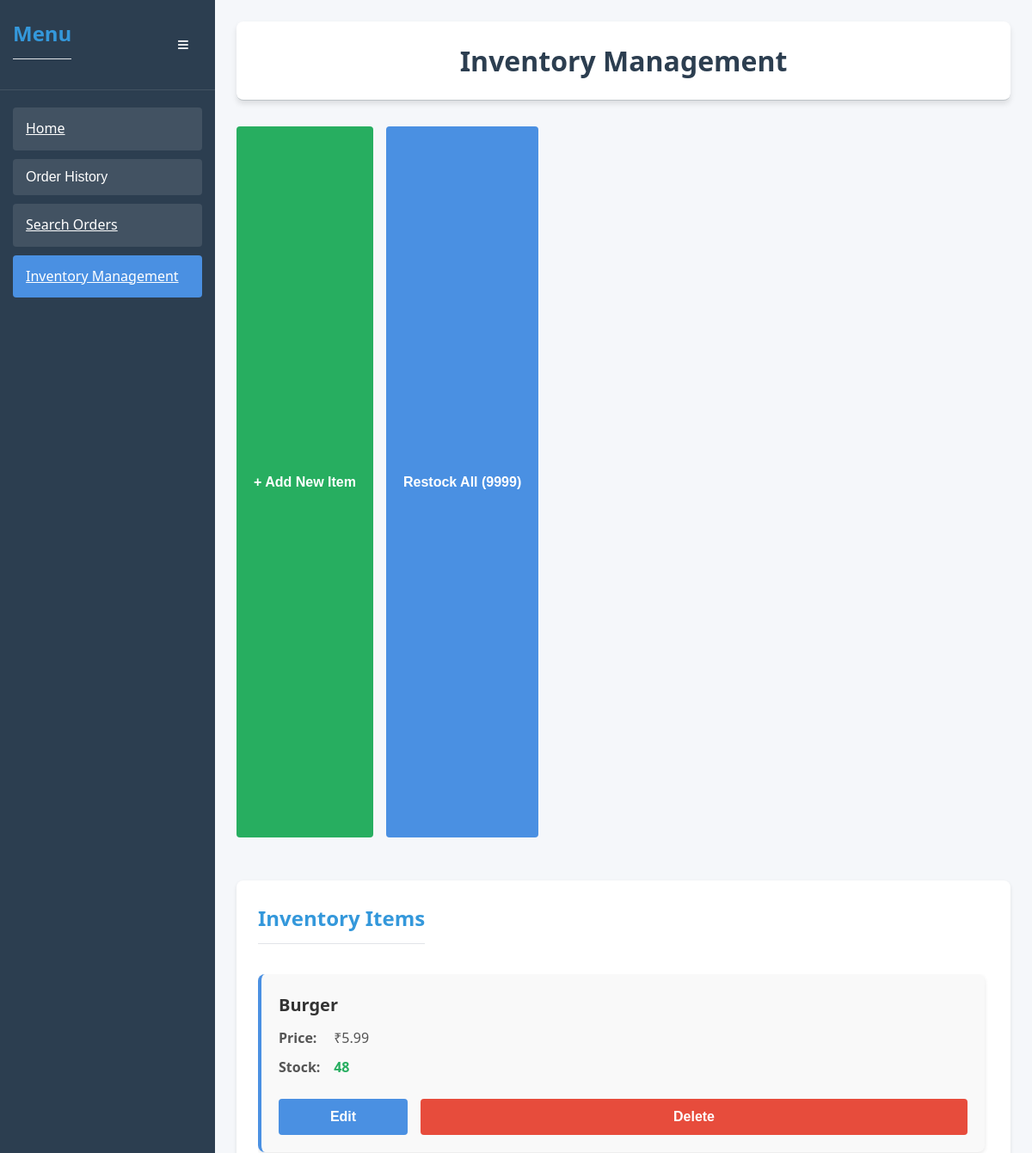
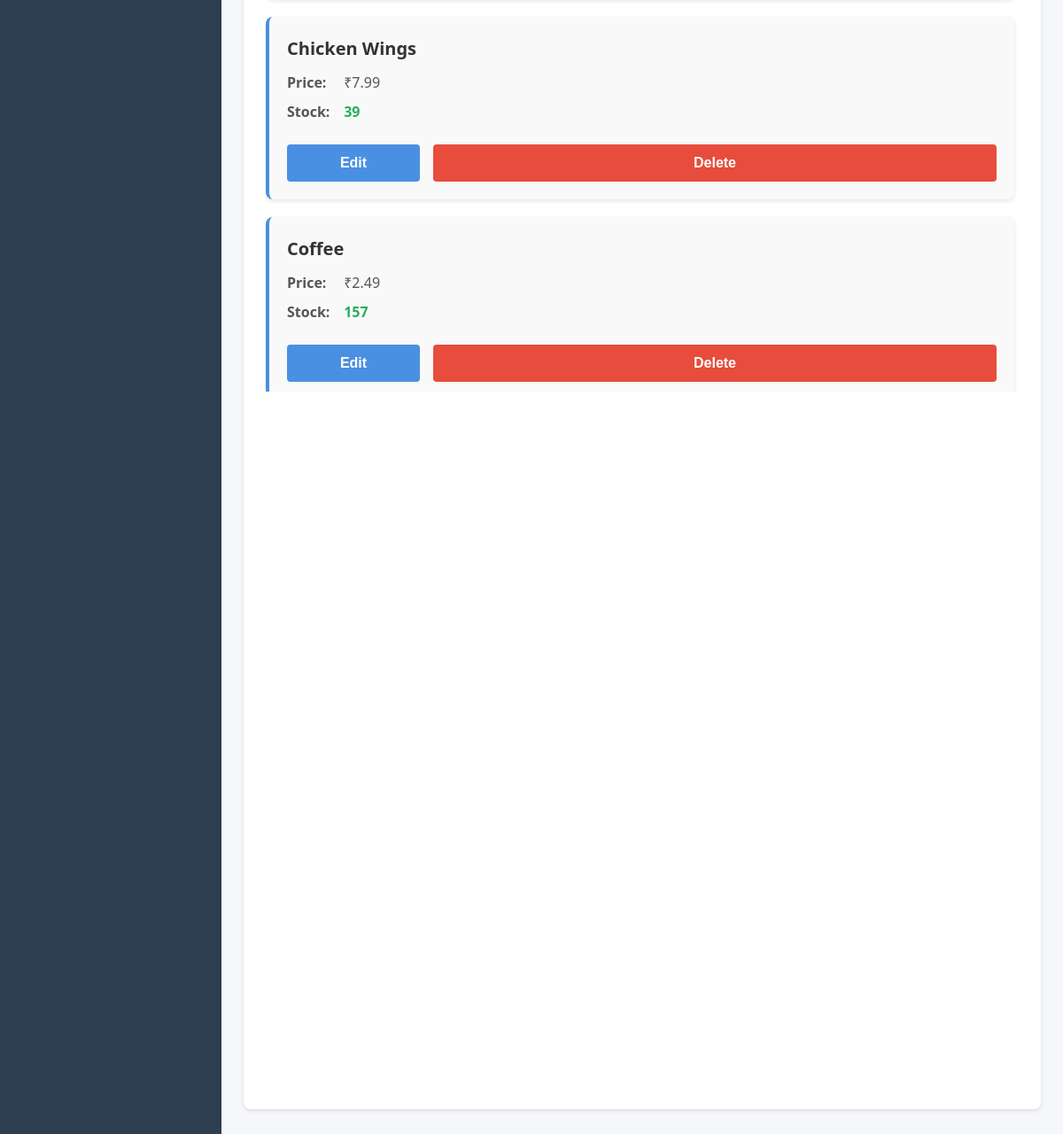
Page /inventory on the committed database (2 pictures, top to bottom).
### models.py (models this page shows, shortened)
class Item(Base):
    __tablename__ = "items"
    id = Column(Integer, primary_key=True, autoincrement=True)
    item_name = Column(String(100), nullable=False, unique=True, index=True)
    price_per_quantity = Column(Float, CheckConstraint('price_per_quantity > 0'), nullable=False)
    remaining_quantity = Column(Integer, CheckConstraint('remaining_quantity IS NULL OR remaining_quantity >= 0'), nullable=True)
    order_items = relationship("OrderItem", back_populates="item", cascade="all, delete-orphan")

### main.py (the view)
@app.get("/inventory", response_class=HTMLResponse)
async def inventory_page(request: Request, db_session: Session = Depends(db.get_db)):
    items = db.get_all_items(db_session)
    order_history = db.get_order_history(db_session)
    return templates.TemplateResponse(
        "inventory.html",
        {
            "request": request,
            "items": items,
            "order_history": order_history
        }
    )

### templates/inventory.html (shortened to what this page needs)
<!DOCTYPE html>
<html lang="en">
<head>
    <link rel="stylesheet" href="/static/css/styles.css">
    <link rel="stylesheet" href="/static/css/inventory.css">
</head>
<body>
    <div class="app-container">
        <div class="sidebar">
            <div class="sidebar-header">
                <h2>Menu</h2>
                <button id="sidebar-toggle" class="sidebar-toggle">≡</button>
            </div>
            <div class="sidebar-content">
                <a href="/" class="sidebar-button">Home</a>
                <button id="history-toggle" class="sidebar-button">Order History</button>
                <a href="/search-orders" class="sidebar-button">Search Orders</a>
                <a href="/inventory" class="sidebar-button active">Inventory Management</a>
            </div>
        </div>
        <div class="main-container">
            <header>
                <h1>Inventory Management</h1>
            </header>
            <div class="main-content">
                <div class="inventory-controls">
                    <button id="add-item-btn" class="btn-green">+ Add New Item</button>
                    <button id="restock-all-btn" class="btn-blue">Restock All (9999)</button>
                </div>
                <div class="inventory-section">
                    <div class="section-header">
                        <h2>Inventory Items</h2>
                    </div>
                    <div class="inventory-list scrollable">
                        {% if items %}
                            {% for item in items %}
                            <div class="item-card" data-id="{{ item.id }}">
                                <div class="item-details">
                                    <h3>{{ item.item_name }}</h3>
                                    <p><strong>Price:</strong> ₹{{ item.price_per_quantity }}</p>
                                    <p><strong>Stock:</strong> <span class="stock-count">{{ item.remaining_quantity if item.remaining_quantity is not none else "N/A" }}</span></p>
                                </div>
                                <div class="item-actions">
                                    <button class="edit-item-btn btn-blue">Edit</button>
                                    <button class="delete-item-btn btn-red">Delete</button>
                                </div>
                            </div>
                            {% endfor %}
                        {% else %}
                            <p class="no-items">No items in inventory.</p>
                        {% endif %}
                    </div>
                </div>
            </div>
        </div>
    </div>
</body>
</html>

### static/css/styles.css (style rules this page uses)
* { margin: 0; padding: 0; box-sizing: border-box; }
body { font-family: 'Segoe UI', Tahoma, Geneva, Verdana, sans-serif; line-height: 1.6; color: #333; background-color: #f5f7fa; overflow-x: hidden; }
:root { --primary-color: #3498db; --primary-dark: #2980b9; --secondary-color: #2ecc71; --secondary-dark: #27ae60; --danger-color: #e74c3c; --danger-dark: #c0392b; --warning-color: #f39c12; --warning-dark: #e67e22; --dark-color: #34495e; --dark-color-light: #2c3e50; --light-color: #ecf0f1; --gray-light: #f5f7fa; --gray: #bdc3c7; --gray-dark: #95a5a6; --sidebar-width: 250px; --sidebar-collapsed-width: 60px; --header-height: 70px; --border-radius: 8px; --box-shadow: 0 4px 6px rgba(0, 0, 0, 0.1); --transition-speed: 0.3s; }
.app-container { display: flex; min-height: 100vh; }
.sidebar { width: var(--sidebar-width); background-color: var(--dark-color-light); color: white; transition: all var(--transition-speed) ease; flex-shrink: 0; }
.sidebar-header { display: flex; justify-content: space-between; align-items: center; padding: 20px 15px; border-bottom: 1px solid rgba(255, 255, 255, 0.1); }
.sidebar-toggle { background: none; border: none; color: white; font-size: 24px; cursor: pointer; }
.sidebar-content { padding: 20px 15px; }
.sidebar-button { display: block; width: 100%; text-align: left; padding: 12px 15px; background-color: rgba(255, 255, 255, 0.1); color: white; border: none; border-radius: 4px; margin-bottom: 10px; cursor: pointer; transition: background-color 0.3s; }
.main-container { flex: 1; transition: all 0.3s ease; max-width: calc(100% - 250px); padding: 25px; background-color: var(--gray-light); }
header { text-align: center; margin-bottom: 30px; padding: 20px 0; border-bottom: 1px solid var(--gray); background-color: white; border-radius: var(--border-radius); box-shadow: var(--box-shadow); padding: 20px; }
h1 { color: #2c3e50; }
h2 { color: #3498db; margin-bottom: 15px; padding-bottom: 10px; border-bottom: 1px solid #e1e4e8; }
.main-content { display: flex; flex-wrap: wrap; gap: 30px; height: calc(100vh - 150px); }
.section-header { display: flex; justify-content: space-between; align-items: center; margin-bottom: 20px; }
.scrollable { overflow-y: auto; max-height: 400px; padding-right: 5px; scrollbar-width: thin; scrollbar-color: var(--gray) transparent; }
button { background-color: #3498db; color: white; border: none; padding: 10px 15px; border-radius: 4px; cursor: pointer; font-size: 16px; transition: background-color 0.3s; }
.btn-red { background-color: var(--danger-color); flex: 1; font-weight: 500; padding: 12px 15px; border-radius: var(--border-radius); transition: background-color 0.3s, transform 0.1s; }
.btn-green { background-color: var(--secondary-color); flex: 1; font-weight: 500; padding: 12px 15px; border-radius: var(--border-radius); transition: background-color 0.3s, transform 0.1s; }
.btn-blue { background-color: var(--primary-color); color: white; border: none; padding: 12px 15px; border-radius: var(--border-radius); cursor: pointer; font-size: 16px; font-weight: 500; transition: background-color 0.3s, transform 0.1s; }

### rows in the picture
Item: item_name "Burger", price_per_quantity "5.99", remaining_quantity "48"
Item: item_name "Chicken Wings", price_per_quantity "7.99", remaining_quantity "39"
Item: item_name "Coffee", price_per_quantity "2.49", remaining_quantity "157"
